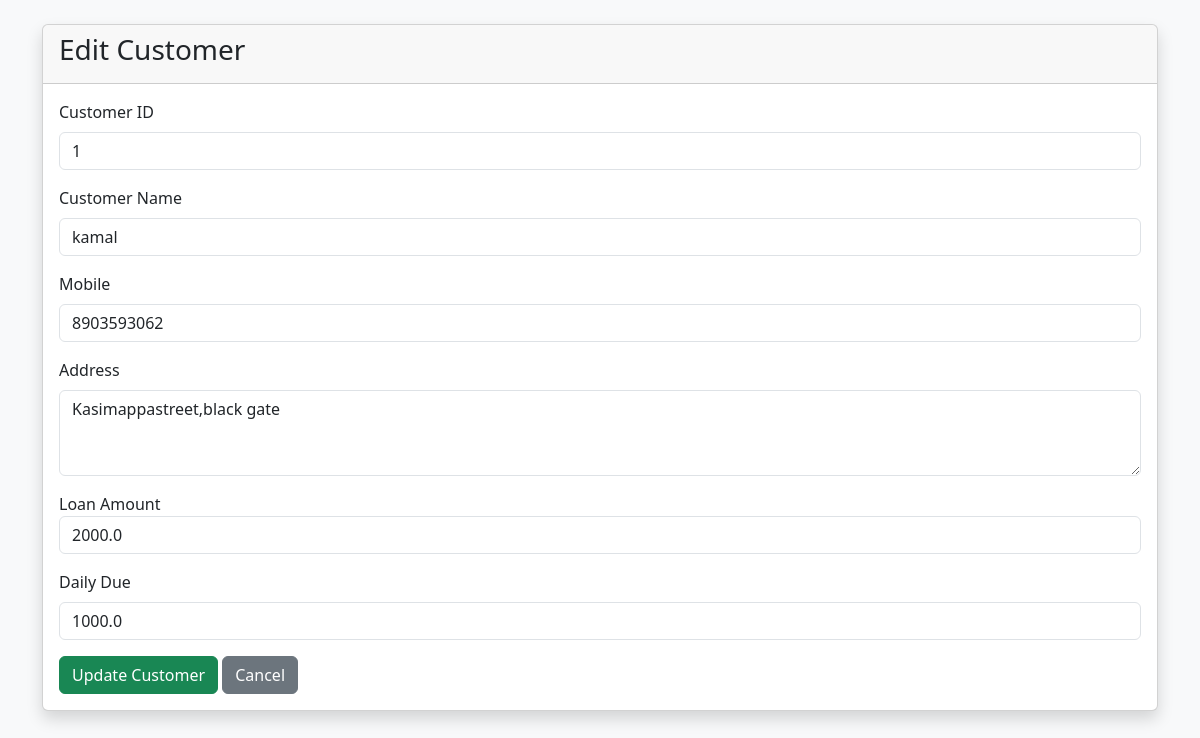
/edit_customer/1 (signed in), run on the app's committed database.
### models.py (models this page shows)
class Customer(db.Model):
    __tablename__ = "customers"
    __table_args__ = (
    db.UniqueConstraint(
        "customer_id",
        "user_id",
        name="uq_customer_user"
    ),
)
    id = db.Column(
        db.Integer,
        primary_key=True
    )
    customer_id = db.Column(
    db.String(50),
    nullable=False
)
    address = db.Column(
        db.Text
    )
    name = db.Column(
        db.String(200),
        nullable=False
    )
    mobile = db.Column(
        db.String(20)
    )
    loan_amount = db.Column(
        db.Float,
        default=0
    )
    daily_due = db.Column(
        db.Float,
        default=0
    )
    total_paid = db.Column(
        db.Float,
        default=0
    )
    remaining_balance = db.Column(
        db.Float,
        default=0
    )
    status = db.Column(
        db.String(20),
        default="Active"
    )
    start_date = db.Column(
        db.String(50)
    )
    end_date = db.Column(
        db.String(50)
    )
    user_id = db.Column(
        db.Integer,
        db.ForeignKey("admins.id"),
        nullable=False
    )

### app.py (the view, shortened to what this page needs)
@app.route("/edit_customer/<customer_id>", methods=["GET", "POST"])
@login_required
def edit_customer(customer_id):
    customer = Customer.query.filter_by(
        customer_id=customer_id,
        user_id=current_user.id
    ).first_or_404()
    return render_template("edit_customer.html", customer=customer)

### app.py (called while the page is built)
@login_manager.user_loader
def load_user(user_id):
    return db.session.get(
Admin,
int(user_id)
)

### templates/edit_customer.html (shortened to what this page needs)
<!DOCTYPE html>
<html>
<head>
<link href="https://cdn.jsdelivr.net/npm/bootstrap@5.3.3/dist/css/bootstrap.min.css"
rel="stylesheet">
</head>
<body class="bg-light">
<div class="container mt-4">
<div class="card shadow">
<div class="card-header">
<h3>
Edit Customer
</h3>
</div>
<div class="card-body">
<form method="POST">
<label class="form-label">
Customer ID
</label>
<input
class="form-control mb-3"
value="{{ customer.customer_id }}"
readonly>
<label class="form-label">
Customer Name
</label>
<input
name="name"
class="form-control mb-3"
value="{{ customer.name }}"
required>
<label class="form-label">
Mobile
</label>
<input
name="mobile"
class="form-control mb-3"
value="{{ customer.mobile }}">
<label class="form-label">
Address
</label>
<textarea
name="address"
class="form-control mb-3"
rows="3">{{ customer.address or '' }}</textarea>
Loan Amount
<input
type="number"
step="0.01"
name="loan_amount"
class="form-control mb-3"
value="{{ customer.loan_amount }}"
required>
<label class="form-label">
Daily Due
</label>
<input
type="number"
step="0.01"
name="daily_due"
class="form-control mb-3"
value="{{ customer.daily_due }}"
required>
<button
class="btn btn-success">
Update Customer
</button>
<a
href="/customer_ledger"
class="btn btn-secondary">
Cancel
</a>
</form>
</div>
</div>
</div>
</body>
</html>

### data on the page
Customer: customer_id "1", name "kamal", mobile "8903593062", address "Kasimappastreet,black gate", loan_amount "2000.0", daily_due "1000.0"
